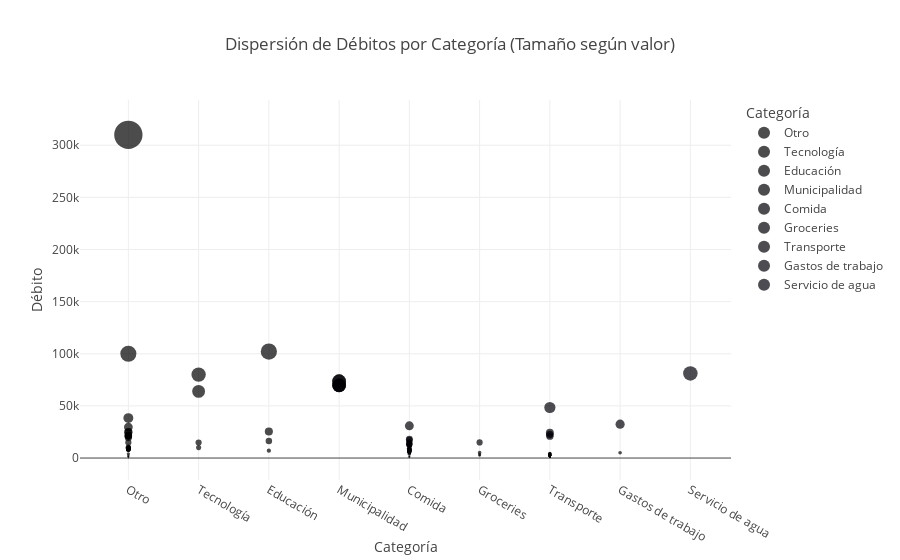

Write notebook code for a chart like this one.
### Code cell
fig = px.scatter(df, x="Categoría", y="Débito", 
                 size="Débito", 
                 color="Categoría",
                 title="Dispersión de Débitos por Categoría (Tamaño según valor)")
fig.show()

### Figure 1 — Plotly figure (JSON) as saved in the notebook; plotly's stock layout.template omitted (floating-point values rounded to 4 significant figures)
{"data": [{"hovertemplate": "Categoría=%{x}<br>Débito=%{marker.size}<extra></extra>", "legendgroup": "Otro", "marker": {"color": "#000001", "size": [10380, 38300, 8500, 8500, 9810.0, 29700, 10000, 21555, 24755, 8500, 25000.0, 1050, 310000, 388.5, 8075.0, 15000, 21000, 9390, 19800, 2300, 8075.0, 21500, 100000, 8075.0, 9000, 4000, 188.0, 1446.0], "sizemode": "area", "sizeref": 775, "symbol": "circle"}, "mode": "markers", "name": "Otro", "orientation": "v", "showlegend": true, "type": "scatter", "x": ["Otro", "Otro", "Otro", "Otro", "Otro", "Otro", "Otro", "Otro", "Otro", "Otro", "Otro", "Otro", "Otro", "Otro", "Otro", "Otro", "Otro", "Otro", "Otro", "Otro", "Otro", "Otro", "Otro", "Otro", "Otro", "Otro", "Otro", "Otro"], "xaxis": "x", "y": [10380, 38300, 8500, 8500, 9810.0, 29700, 10000, 21555, 24755, 8500, 25000.0, 1050, 310000, 388.5, 8075.0, 15000, 21000, 9390, 19800, 2300, 8075.0, 21500, 100000, 8075.0, 9000, 4000, 188.0, 1446.0], "yaxis": "y"}, {"hovertemplate": "Categoría=%{x}<br>Débito=%{marker.size}<extra></extra>", "legendgroup": "Tecnología", "marker": {"color": "#000002", "size": [63900.0, 10000.0, 80000, 14890.0], "sizemode": "area", "sizeref": 775, "symbol": "circle"}, "mode": "markers", "name": "Tecnología", "orientation": "v", "showlegend": true, "type": "scatter", "x": ["Tecnología", "Tecnología", "Tecnología", "Tecnología"], "xaxis": "x", "y": [63900.0, 10000.0, 80000, 14890.0], "yaxis": "y"}, {"hovertemplate": "Categoría=%{x}<br>Débito=%{marker.size}<extra></extra>", "legendgroup": "Educación", "marker": {"color": "#000003", "size": [16360, 102100.0, 7000, 25382], "sizemode": "area", "sizeref": 775, "symbol": "circle"}, "mode": "markers", "name": "Educación", "orientation": "v", "showlegend": true, "type": "scatter", "x": ["Educación", "Educación", "Educación", "Educación"], "xaxis": "x", "y": [16360, 102100.0, 7000, 25382], "yaxis": "y"}, {"hovertemplate": "Categoría=%{x}<br>Débito=%{marker.size}<extra></extra>", "legendgroup": "Municipalidad", "marker": {"color": "#000004", "size": [69920.0, 69920.0, 69630.0, 69630.0, 73630.0, 73630.0], "sizemode": "area", "sizeref": 775, "symbol": "circle"}, "mode": "markers", "name": "Municipalidad", "orientation": "v", "showlegend": true, "type": "scatter", "x": ["Municipalidad", "Municipalidad", "Municipalidad", "Municipalidad", "Municipalidad", "Municipalidad"], "xaxis": "x", "y": [69920.0, 69920.0, 69630.0, 69630.0, 73630.0, 73630.0], "yaxis": "y"}, {"hovertemplate": "Categoría=%{x}<br>Débito=%{marker.size}<extra></extra>", "legendgroup": "Comida", "marker": {"color": "#000005", "size": [4900, 7000, 1300, 6050, 8300, 7580, 7700, 7730, 14090.0, 7350, 5379.0, 7950, 12640.0, 15000, 9375.0, 13060.0, 6680.0, 18130.0, 17220.0, 800, 5950, 30890.0, 5600, 3625.0, 6600, 11920.0, 5950, 1500, 13230.0, 13130.0], "sizemode": "area", "sizeref": 775, "symbol": "circle"}, "mode": "markers", "name": "Comida", "orientation": "v", "showlegend": true, "type": "scatter", "x": ["Comida", "Comida", "Comida", "Comida", "Comida", "Comida", "Comida", "Comida", "Comida", "Comida", "Comida", "Comida", "Comida", "Comida", "Comida", "Comida", "Comida", "Comida", "Comida", "Comida", "Comida", "Comida", "Comida", "Comida", "Comida", "Comida", "Comida", "Comida", "Comida", "Comida"], "xaxis": "x", "y": [4900, 7000, 1300, 6050, 8300, 7580, 7700, 7730, 14090.0, 7350, 5379.0, 7950, 12640.0, 15000, 9375.0, 13060.0, 6680.0, 18130.0, 17220.0, 800, 5950, 30890.0, 5600, 3625.0, 6600, 11920.0, 5950, 1500, 13230.0, 13130.0], "yaxis": "y"}, {"hovertemplate": "Categoría=%{x}<br>Débito=%{marker.size}<extra></extra>", "legendgroup": "Groceries", "marker": {"color": "#000006", "size": [3475, 5160, 35, 2375, 14933], "sizemode": "area", "sizeref": 775, "symbol": "circle"}, "mode": "markers", "name": "Groceries", "orientation": "v", "showlegend": true, "type": "scatter", "x": ["Groceries", "Groceries", "Groceries", "Groceries", "Groceries"], "xaxis": "x", "y": [3475, 5160, 35, 2375, 14933], "yaxis": "y"}, {"hovertemplate": "Categoría=%{x}<br>Débito=%{marker.size}<extra></extra>", "legendgroup": "Transporte", "marker": {"color": "#000007", "size": [2090, 2606.0, 1690, 1364.0, 2346.0, 1626.0, 1609.0, 1210.0, 1430.0, 1819.0, 22500, 24300, 1399.0, 1790, 1534.0, 1088.0, 1690, 3175.0, 1085.0, 1636.0, 1790, 1700.0, 1905.0, 1795.0, 1600.0, 1648.0, 1808.0, 4329.0, 1274.0, 1526.0, 1471.0, 1416.0, 1404.0, 1773.0, 21000, 1501.0, 3615.0, 2709.0, 48500, 4200.0, 2595.0, 2481.0, 1266.0, 992.4, 250, 1747.0, 2692.0, 881, 3598.0, 2690, 312.8, 2964.0, 3025.0, 870.2, 1718.0, 3964.0, 2702.0, 1355.0, 2522.0, 2891.0, 1645.0, 1390, 1320.0], "sizemode": "area", "sizeref": 775, "symbol": "circle"}, "mode": "markers", "name": "Transporte", "orientation": "v", "showlegend": true, "type": "scatter", "x": ["Transporte", "Transporte", "Transporte", "Transporte", "Transporte", "Transporte", "Transporte", "Transporte", "Transporte", "Transporte", "Transporte", "Transporte", "Transporte", "Transporte", "Transporte", "Transporte", "Transporte", "Transporte", "Transporte", "Transporte", "Transporte", "Transporte", "Transporte", "Transporte", "Transporte", "Transporte", "Transporte", "Transporte", "Transporte", "Transporte", "Transporte", "Transporte", "Transporte", "Transporte", "Transporte", "Transporte", "Transporte", "Transporte", "Transporte", "Transporte", "Transporte", "Transporte", "Transporte", "Transporte", "Transporte", "Transporte", "Transporte", "Transporte", "Transporte", "Transporte", "Transporte", "Transporte", "Transporte", "Transporte", "Transporte", "Transporte", "Transporte", "Transporte", "Transporte", "Transporte", "Transporte", "Transporte", "Transporte"], "xaxis": "x", "y": [2090, 2606.0, 1690, 1364.0, 2346.0, 1626.0, 1609.0, 1210.0, 1430.0, 1819.0, 22500, 24300, 1399.0, 1790, 1534.0, 1088.0, 1690, 3175.0, 1085.0, 1636.0, 1790, 1700.0, 1905.0, 1795.0, 1600.0, 1648.0, 1808.0, 4329.0, 1274.0, 1526.0, 1471.0, 1416.0, 1404.0, 1773.0, 21000, 1501.0, 3615.0, 2709.0, 48500, 4200.0, 2595.0, 2481.0, 1266.0, 992.4, 250, 1747.0, 2692.0, 881, 3598.0, 2690, 312.8, 2964.0, 3025.0, 870.2, 1718.0, 3964.0, 2702.0, 1355.0, 2522.0, 2891.0, 1645.0, 1390, 1320.0], "yaxis": "y"}, {"hovertemplate": "Categoría=%{x}<br>Débito=%{marker.size}<extra></extra>", "legendgroup": "Gastos de trabajo", "marker": {"color": "#000008", "size": [5000, 32510.0], "sizemode": "area", "sizeref": 775, "symbol": "circle"}, "mode": "markers", "name": "Gastos de trabajo", "orientation": "v", "showlegend": true, "type": "scatter", "x": ["Gastos de trabajo", "Gastos de trabajo"], "xaxis": "x", "y": [5000, 32510.0], "yaxis": "y"}, {"hovertemplate": "Categoría=%{x}<br>Débito=%{marker.size}<extra></extra>", "legendgroup": "Servicio de agua", "marker": {"color": "#000009", "size": [81133], "sizemode": "area", "sizeref": 775, "symbol": "circle"}, "mode": "markers", "name": "Servicio de agua", "orientation": "v", "showlegend": true, "type": "scatter", "x": ["Servicio de agua"], "xaxis": "x", "y": [81133], "yaxis": "y"}], "layout": {"legend": {"itemsizing": "constant", "title": {"text": "Categoría"}, "tracegroupgap": 0}, "title": {"text": "Dispersión de Débitos por Categoría (Tamaño según valor)"}, "xaxis": {"anchor": "y", "categoryarray": ["Otro", "Tecnología", "Educación", "Municipalidad", "Comida", "Groceries", "Transporte", "Gastos de trabajo", "Servicio de agua"], "categoryorder": "array", "domain": [0, 1], "title": {"text": "Categoría"}}, "yaxis": {"anchor": "x", "domain": [0, 1], "title": {"text": "Débito"}}}}
